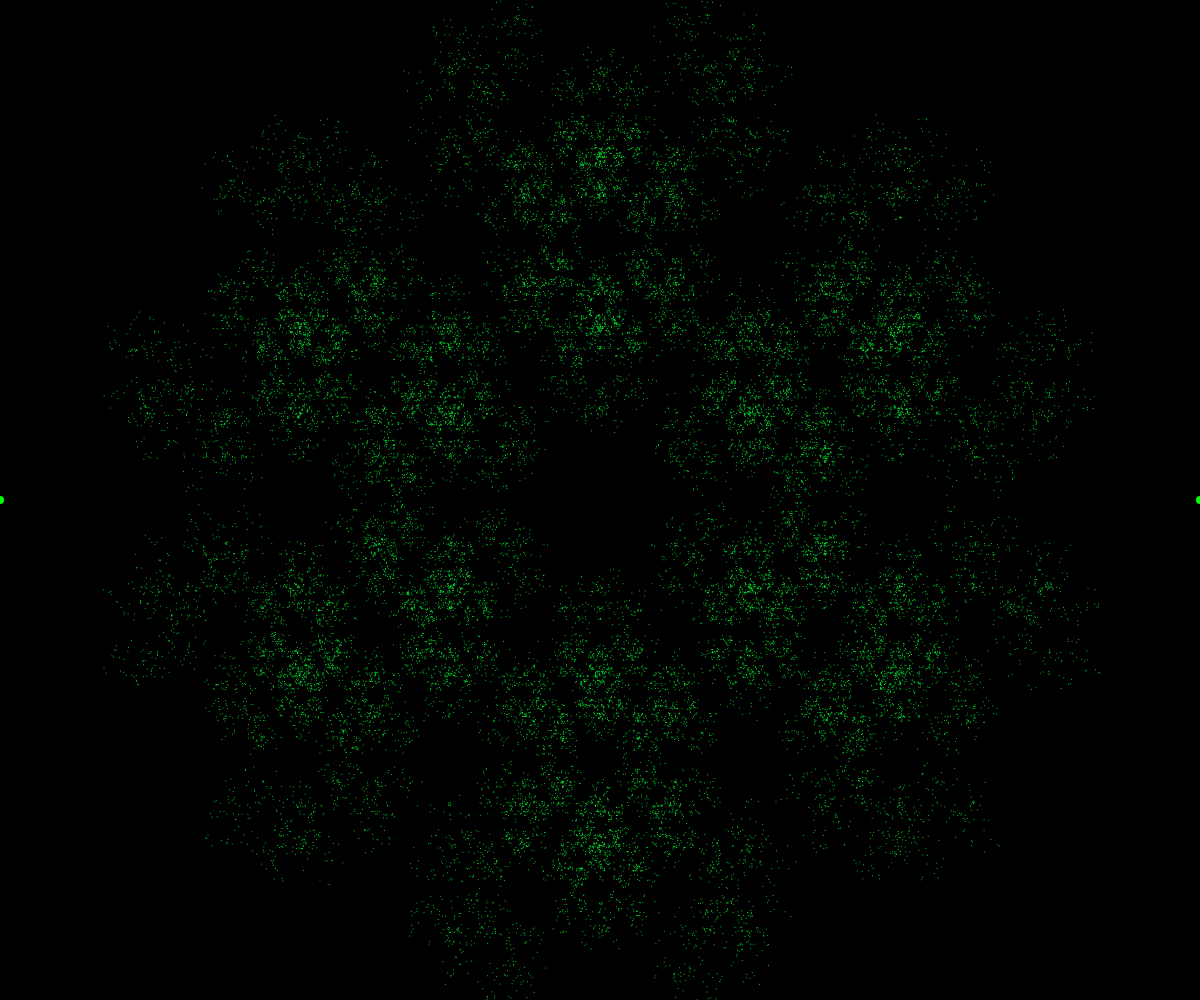
Frame 1 (no input)
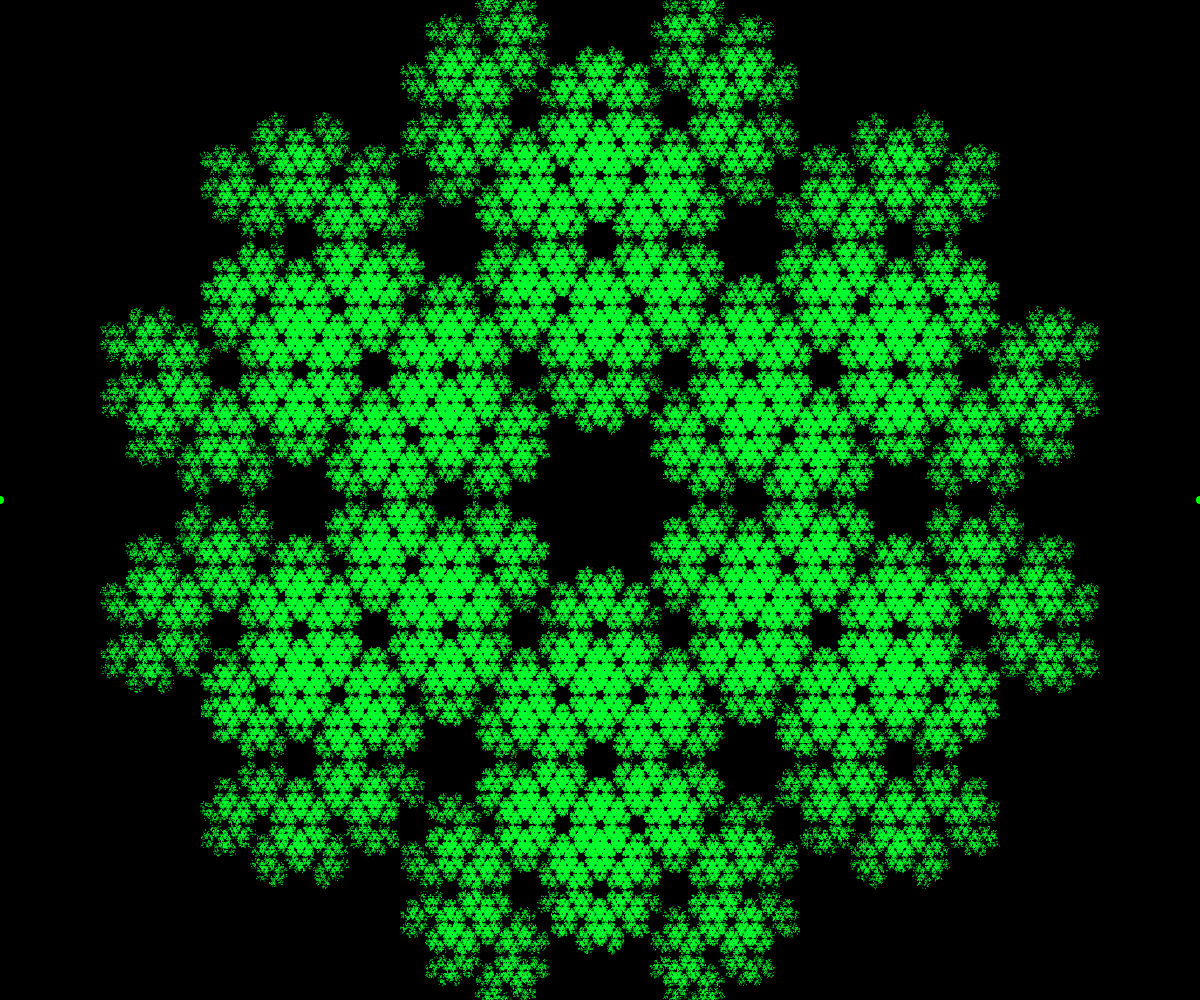
Frame 60 (no input)
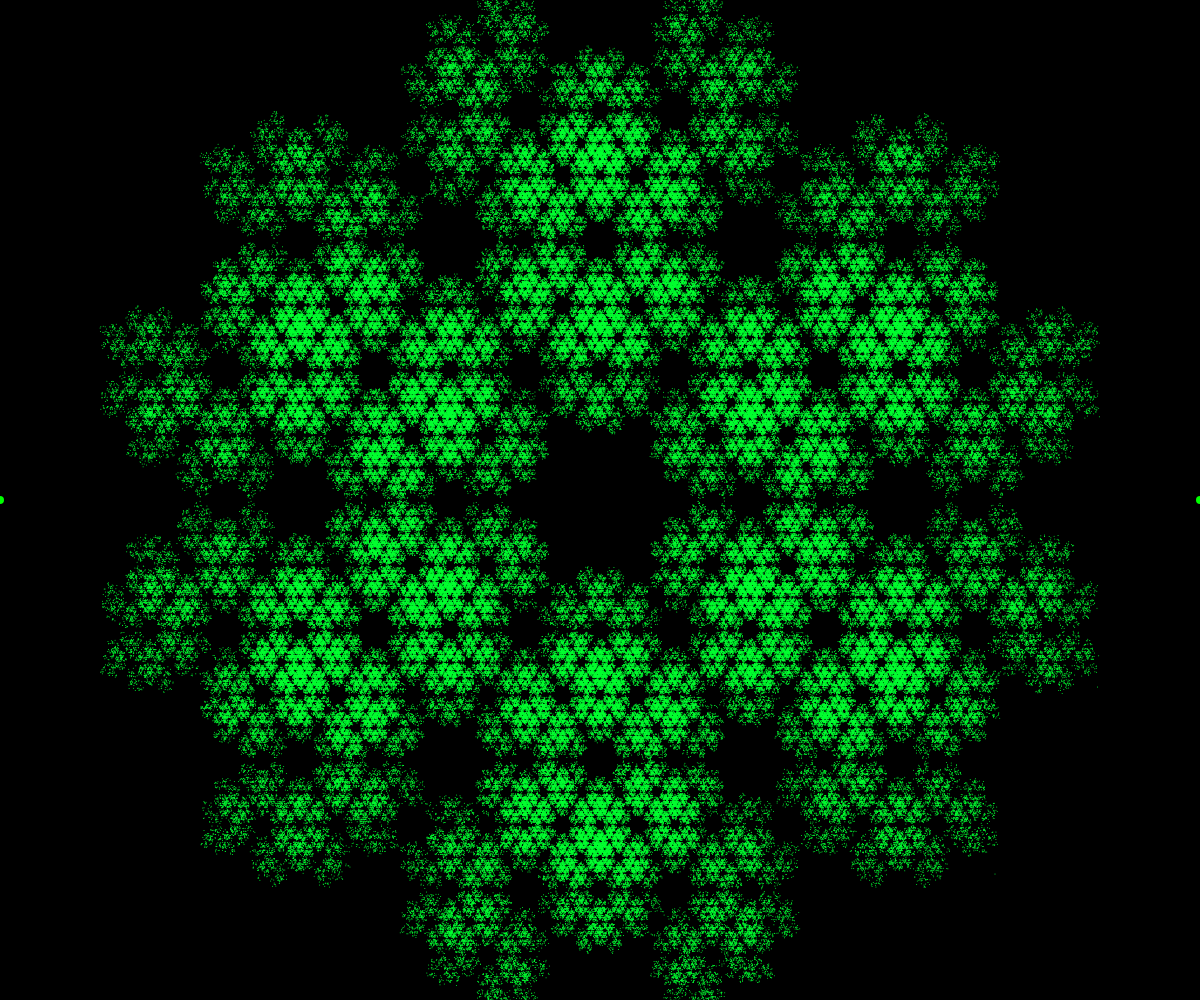
Frame 120 (the mouse pressed at the canvas centre since frame 60)

The p5.js sketch that drew these frames (run headless with seeded random() and noise() and a simulated clock; from frame 60 on, the mouse is pressed at the canvas centre):

// p5.js sketch
// ── sketch.js
// The Chaos Game
// Daniel Shiffman
// Part 1: https://youtu.be/7gNzMtYo9n4
// https://thecodingtrain.com/CodingChallenges/123.1-chaos-game
// Part 2: https://youtu.be/A0NHGTggoOQ
// https://thecodingtrain.com/CodingChallenges/123.2-chaos-game

let points;
let current;
let percent = 0.5;
let previous;

function setup() {
  createCanvas(windowWidth, windowHeight);
  points = [];
  const n = 6;

  for (let i = 0; i < n; i++) {
    // let v = createVector(random(width), random(height));
    let angle = i * TWO_PI / n;
    let v = p5.Vector.fromAngle(angle);
    v.mult(width / 2);
    v.add(width / 2, height / 2);
    points.push(v);
  }

  reset();
}

function reset() {
  current = createVector(random(width), random(height));
  background(0);
  stroke(0, 255, 0);
  strokeWeight(8);
  for (let p of points) {
    point(p.x, p.y);
  }


}

function draw() {

  if (frameCount % 100 == 0) {
    reset();
  }

  for (let i = 0; i < 30000; i++) {
    strokeWeight(1);
    stroke(0,255,50);
    let next = random(points);
    if (next !== previous) {
      current.x = lerp(current.x, next.x, percent);
      current.y = lerp(current.y, next.y, percent);
      point(current.x, current.y);
    }

    previous = next;
  }



}
